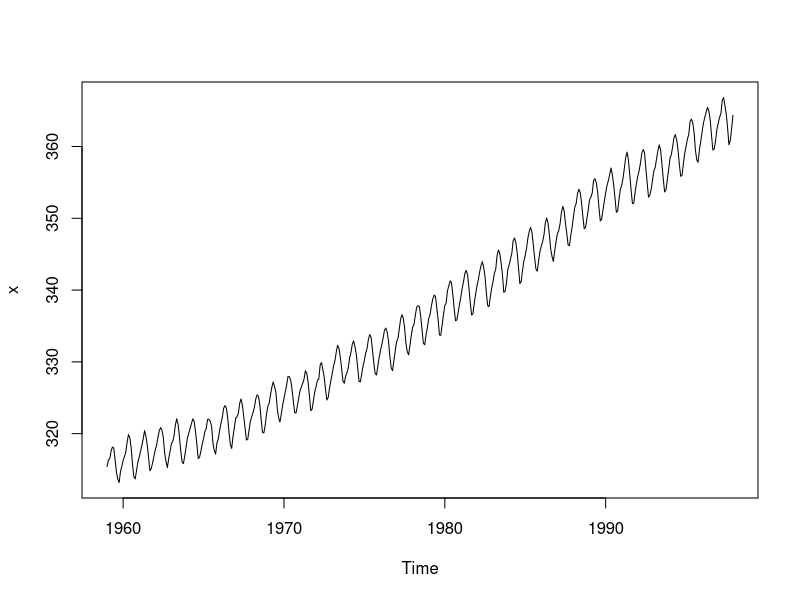
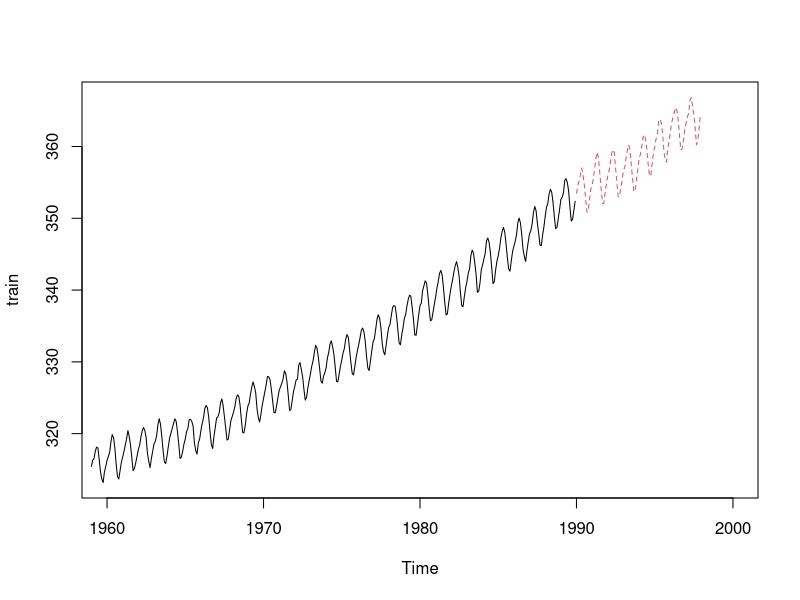
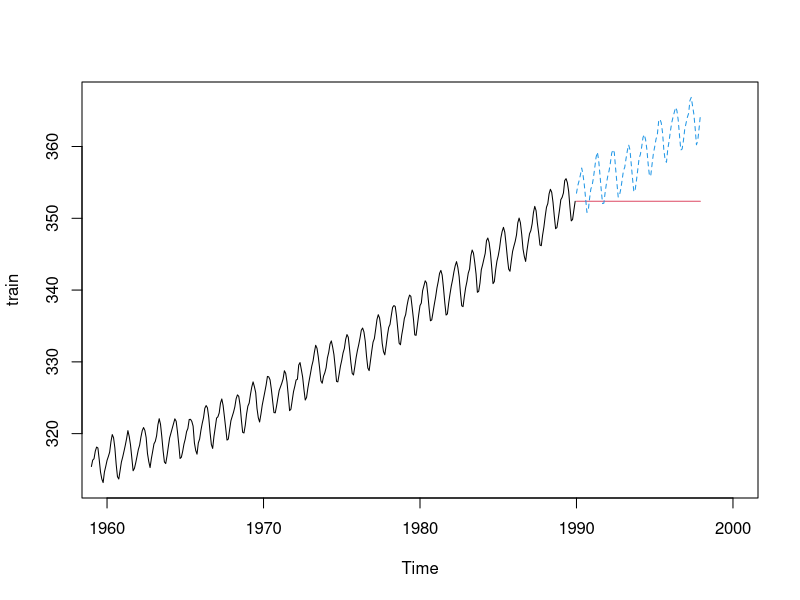
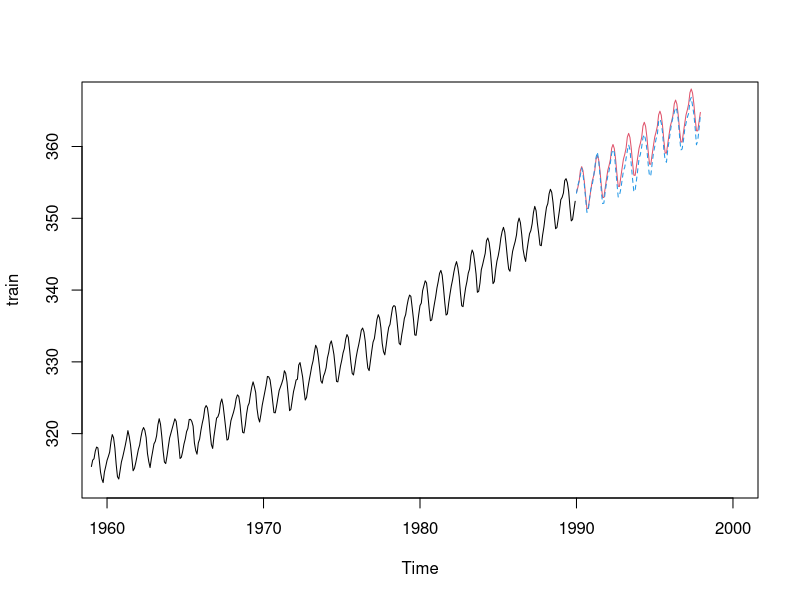

Write the R code that produced these figures, in order.
## ---- chunk 1
x = co2
head(x)
## ---- chunk 2
plot(x)
## ---- chunk 3
 train = window(x,end=c(1989,12))
test = window(x,start = c(1990,1))
## ---- chunk 4
plot(train,xlim=c(1960,2000),ylim=c(min(x),max(x)))
lines(test,lty=2,col=2)
## ---- chunk 5
# simple exponential smoothing
ses = HoltWinters(train,beta = FALSE,gamma = FALSE)
p_ses = predict(ses,n.ahead = length(test))
ses_MAPE = 100*mean(abs(p_ses-test)/test)
plot(train,xlim=c(1960,2000),ylim=c(min(x),max(x)))
lines(p_ses,col=2)
lines(test,lty=2,col=4)
## ---- chunk 6
ahw = HoltWinters(train,alpha=NULL,beta = NULL,gamma=NULL,seasonal = "additive")
p_ahw = predict(ahw,n.ahead = length(test))
ahw_MAPE = 100*mean(abs(p_ahw-test)/test)
plot(train,xlim=c(1960,2000),ylim=c(min(x),max(x)))
lines(p_ahw,col=2)
lines(test,lty=2,col=4)
